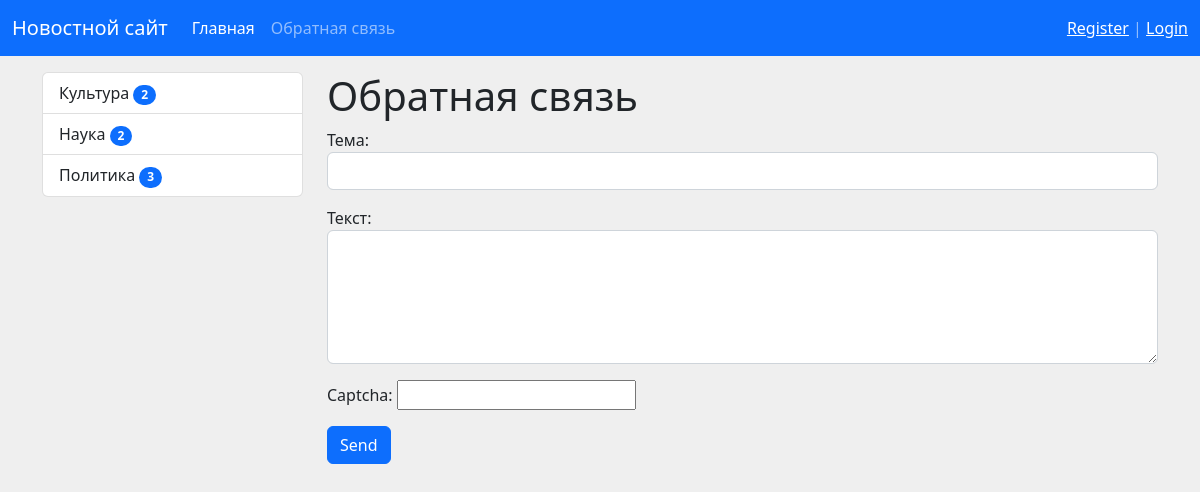
Page /contact/ on the committed database.
### news/models.py (models this page shows)
class Category(models.Model):
    title = models.CharField(max_length=150, db_index=True, verbose_name='Название')
    def __str__(self):
        return self.title
    def get_absolute_url(self):
        return reverse('category', kwargs={'category_id': self.pk})
    class Meta:
        verbose_name = 'Категория'
        verbose_name_plural = 'Категории'
        ordering = ['title']

### news/views.py (the view)
# urls.py: path('contact/', contact, name='contact'),
def contact(request):
    if request.method == 'POST':
        form = ContactForm(request.POST)
        if form.is_valid():
            mail = send_mail(form.cleaned_data['subject'], form.cleaned_data['content'], settings.EMAIL_HOST_USER,
                             ['chipestbest@gmail.com'], fail_silently=False)
            if mail:
                messages.success(request, 'Письмо отправлено!')
                return redirect('contact')
            else:
                messages.error(request, 'Ошибка отпраки')
        else:
            messages.error(request, 'Ошибка валидации')
    else:
        form = ContactForm()
    return render(request, 'news/contact.html', {'form': form})

### news/forms.py
class ContactForm(forms.Form):
    subject = forms.CharField(label='Тема', widget=forms.TextInput(attrs={'class': 'form-control'}))
    content = forms.CharField(label='Текст', widget=forms.Textarea(attrs={'class': 'form-control', 'rows': 5}))
    captcha = CaptchaField()

### news/templatetags/news_tags.py (called while the page is built)
@register.inclusion_tag('news/list_categories.html', name='show_list_categories')
def show_categories(category = None):
    categories = Category.objects.annotate(cnt=Count('news', F('news__is_published'))).filter(cnt__gt=0)
    print(categories)
    return {'categories': categories, 'category': category}

### news/templates/news/contact.html (shortened to what this page needs)
{% extends 'base.html' %}
{% block sidebar %}{% include 'inc/_sidebar.html' %}{% endblock %}
{% block content %}
    <h1>Обратная связь</h1>
    <form method="post">
        {{ form.as_p }}
        <button type="submit" class="btn btn-primary btn-block">Send</button>
    </form>
{% endblock %}

### news/templates/news/list_categories.html
<div class="list-group">
    {% for item in categories %}
        <a href="{{ item.get_absolute_url }}"
           class="list-group-item {% if category == item %} active {% endif %}">{{ item.title }}
        <span class="badge bg-primary rounded-pill ">{{ item.cnt }}</span></a>
    {% endfor %}
</div>

### mysite1/static/css/style.css (style rules this page uses)
body { background-color: #efefef; }

### rows in the picture
Category: title "Культура", cnt "2"
Category: title "Наука", cnt "2"
Category: title "Политика", cnt "3"
